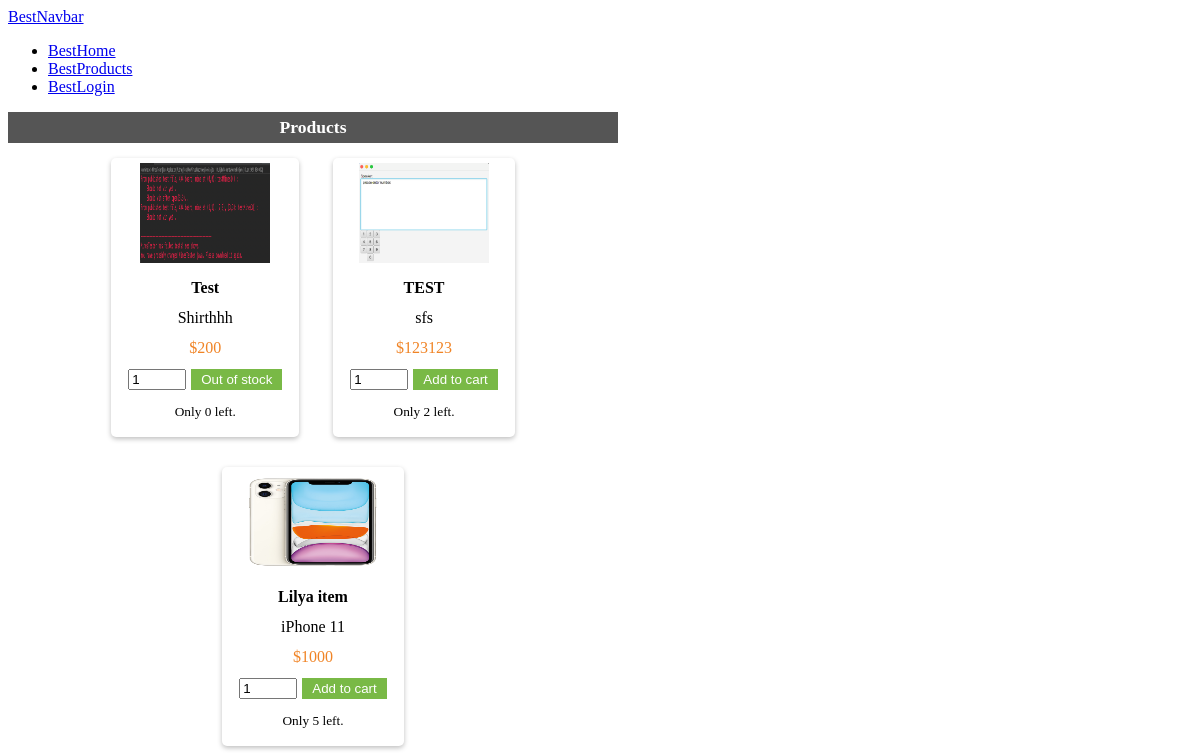
/products.php, run on the app's committed database.
### tables this page shows
CREATE TABLE `product` (
  `id` int(11) NOT NULL,
  `title` text NOT NULL,
  `detail` text NOT NULL,
  `price` int(11) NOT NULL,
  `img` text NOT NULL,
  `quantity` int(11) NOT NULL,
  `supplierid` int(11) NOT NULL
);

### dbcontroller.php (called while the page is built, shortened)
<?php
class DBController {
	private $host = "localhost";
	private $user = "root";
	private $password = "root";
	private $database = "BestStore";
	private $connection = "";
	function __construct() {
		$conn = $this->connectDB();
		$this->connection = $conn;
	}
	function connectDB() {
		$conn = mysqli_connect($this->host,$this->user,$this->password,$this->database);
		return $conn;
	}
	function runQuery($query) {
		$result = mysqli_query($this->connection,$query);
		while($row=mysqli_fetch_assoc($result)) {
			$resultset[] = $row;
		}
		if(!empty($resultset))
			return $resultset;
	}
}
?>

### products.php (the view, shortened to what this page needs)
<!DOCTYPE html>
<html>
<head>
<?php
require_once("dbcontroller.php");
$db_handle = new DBController();
require_once("javascript.php");
?>
<link href="productstyle.css" rel="stylesheet"/>
</head>
<body>
<div id="product-grid">
	<div class="txt-heading">Products</div>
	<?php
    $product_array = $db_handle->runQuery("SELECT * FROM product ORDER BY id ASC");
	if (!empty($product_array)) {
		foreach($product_array as $key=>$value){
	?>
		<div class="product-item">
			<form method="POST" action="products.php">
                <img class="card-img-top product-image mx-auto" src="<?php echo $product_array[$key]["img"]; ?>">
                <div><strong><?php echo $product_array[$key]["title"]; ?></strong></div>
                <div><?php echo $product_array[$key]["detail"]; ?></div>
                <div class="product-price"><?php echo "$".$product_array[$key]["price"]; ?></div>
                <div><input type="number" name="quan" value="1" min="1" />
                <input type="submit" name="add" <?php echo ($product_array[$key]["quantity"] == 0) ? "value='Out of stock' disabled" : "value='Add to cart'"; ?> class="btnAddAction" /></div>
                <div id="error-<?php echo $product_array[$key]["id"] ?>" class="d-none"><small class="form-text text-muted">Only <?php echo $product_array[$key]["quantity"]; ?> left.</small></div>
			</form>
		</div>
	<?php
			}
	}
	?>
</div>
</body>
</html>

### javascript.php (shortened to what this page needs)
<?php
addNavBar();
function addNavBar() {
    echo "
    <nav class='navbar navbar-expand-lg navbar-light bg-light'>
  <a class='navbar-brand' href='index.php'>BestNavbar</a>
  <div class='navbar-collapse collapse justify-content-between' id='navbarNav'>
    <ul class='navbar-nav mr-auto'>
      <li class='nav-item active'>
        <a class='nav-link' href='index.php'>BestHome</a>
      </li>
      <li class='nav-item'>
        <a class='nav-link' href='products.php'>BestProducts</a>
      </li>
      ";
      if(!isset($_SESSION["loggedin"]) || $_SESSION["loggedin"] !== true)
        echo "
        <li class='nav-item'>
          <a class='nav-link' href='login.php'>BestLogin</a>
        </li>
        ";
      echo "
    </ul>
  </div>
</nav>
    ";
}
?>

### productstyle.css (style rules this page uses)
.txt-heading { padding: 5px 10px;font-size:1.1em;font-weight:bold;color:#999; }
.btnAddAction { background-color:#79b946;border:0;padding:3px 10px;color:#FFF;margin-left:1px; }
#product-grid { margin-bottom:30px; max-width: 610px;text-align:center; }
.txt-heading { background-color: #555;color:#FFF; }
.product-item { box-shadow: 0px 2px 5px rgba(0, 0, 0, 0.25); border-radius: 5px; margin: 15px; padding: 5px; display: inline-block; position:relative; }
.product-item div { text-align:center; margin:12px; }
.product-price { color:#F08426; }
.product-image { height:100px;width:130px;background-color:#FFF; }
input[type=number] { width: 50px; }

### data on the page
product: img (picture), title "Test", detail "Shirthhh", price "200", add "Out of stock", quantity "0"
product: img (picture), title "TEST", detail "sfs", price "123123", add "Add to cart", quantity "2"
product: img (picture), title "Lilya item", detail "iPhone 11", price "1000", add "Add to cart", quantity "5"
